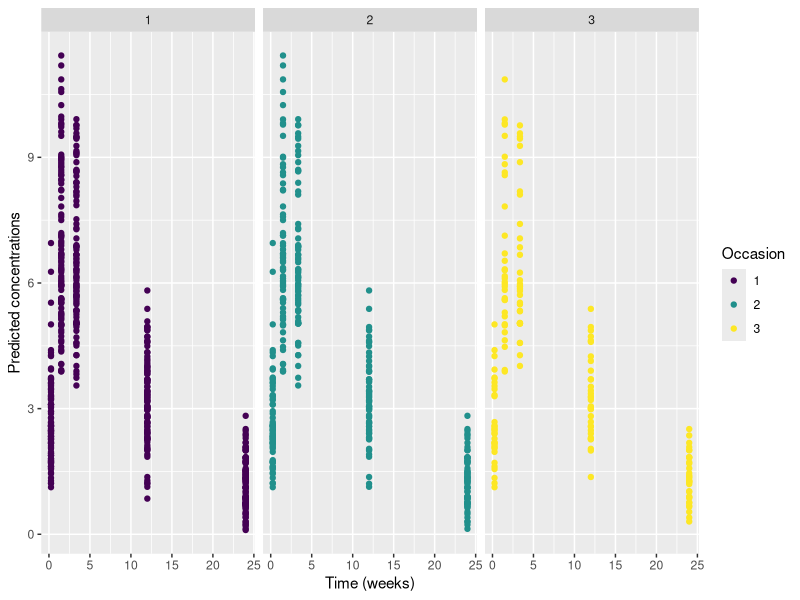
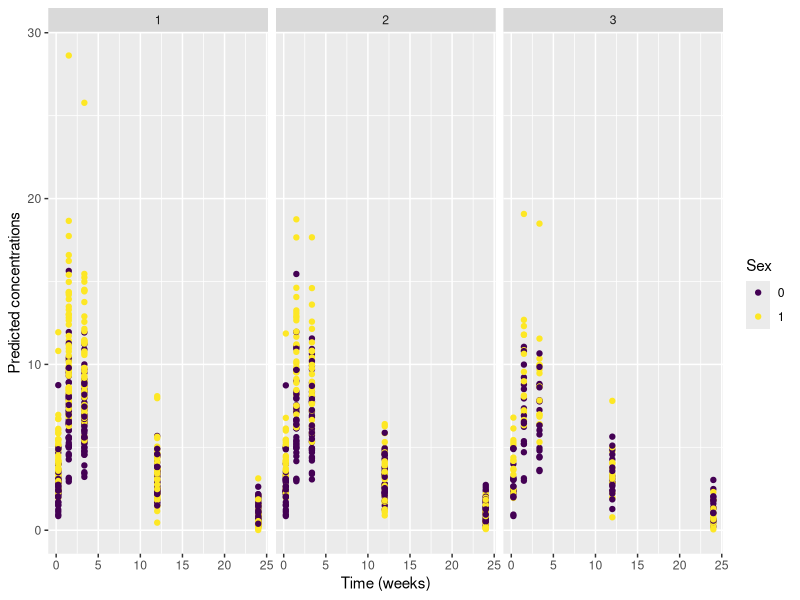

Write the R code that produced these figures, in order. (Note: this script raises an error after producing the figures.)
## ---- chunk 1
# Setting working directory
require("knitr")
knitr::opts_chunk$set(echo = TRUE)

# Libraries
library(ggplot2) 
library(RColorBrewer) 
library(gridExtra)
library(viridis)
library(mvtnorm)

#library(dplyr)
# library(Cairo)

# Working directory
saemixDir<-"/home/eco/work/saemix/saemixextension"
workDir <-getwd()
setwd(workDir)
knitr::opts_chunk$set(root.dir = workDir)

# directory to save simulated data
datDir<-file.path(saemixDir,"data40")
## ---- chunk 2
#################### Design
nsuj <- 100
sampleTimes <- c(0.25, 1.5, 3.35, 12, 24)

#################### Model
# model function
theo1cpt <- function(psi,id,xidep) {
  tim<-xidep[,1]
  dose<-xidep[,2]
  ka<-psi[id,1]
  V<-psi[id,2]
  CL<-psi[id,3]
  ypred <- dose*ka/V/(ka-CL/V)*(exp(-CL/V*tim) - exp(-ka*tim))
  return(ypred)
}

# Parameters
doses <- c(4)
param <- data.frame(ka=1.48, V=0.48, CL=0.04, betaCRCL=0.5)
## IIV
omega.iiv <- rep(0.3,3)
varcovmat<-diag(c(omega.iiv[2],omega.iiv[3])**2) # correlation between delta and CL
varcovmat[1,2]<-varcovmat[2,1]<-0.7*omega.iiv[2]*omega.iiv[3]
## IOV
omega.iov <- c(0.15)
## Residual variability
par.sig <- c(0.1,0.1)

#################### Covariates
## Baseline covariates
### equal number of male and female
### weight ~ N(60,12) in female and N(70,14) in men
male.id <- sort(sample(1:nsuj, nsuj/2, replace=FALSE))
cov.base <- data.frame(id=1:nsuj, sex=1, wt = trunc(rnorm(nsuj, mean=60, sd=12)))
cov.base$sex[male.id]<-0
cov.base$wt[male.id]<-trunc(rnorm(nsuj/2, mean=70, sd=14))

## Occasion specific covariates
### number of occasions between 1 and 3
### comedication ~ Bernoulli(p=0.3) at each occasion
### CLCR at baseline ~ U(min-max)
### normal values: 97 to 137 mL/min for men and 88 to 128 mL/min for women
#### Decrease of 5% (~N(0.05, 0.01)) every month for the purpose of the exercise
nocc <- sample(1:3, size=nsuj, replace=TRUE) # nb of occasions per subject
cov.base$nb.occ <- nocc
cov.occ<-data.frame()
for(i in 1:nsuj) {
  tabsuj<-do.call(rbind,rep(list(cov.base[i,]),nocc[i]))
  tabsuj<-cbind(tabsuj, occ=1:nocc[i])
  crcl<-trunc(runif(1,97,137))-ifelse(cov.base$sex[1]==1,9,0)
  crcl<-c(crcl, round(crcl*rnorm(1,mean=0.95,sd=0.01), digits=2))
  crcl<-c(crcl, round(crcl[2]*rnorm(1,mean=0.95,sd=0.01), digits=2))
  tabsuj<-cbind(tabsuj,crcl=crcl[1:nocc[i]], comed=rbinom(nocc[i],1,0.3))
  cov.occ<-rbind(cov.occ, tabsuj)
}

# Simulation of individual-specific parameters (dataframe psi1)
## No covariates used in the model
psi1 <-data.frame(id=1:nsuj)
# Simulate first random effects for delta and CL, correlated, then all other etas
tab1 <- rmvnorm(nsuj, sigma=varcovmat)
etas <- matrix(rnorm(nsuj*3,mean=0,sd=1), ncol=3)
psi1$ka <- param$ka*exp(etas[,1]*omega.iiv[1])  # log-normal distribution
psi1$V <- param$V*exp(tab1[,1]) # log-normal distribution, omega.iiv already included
psi1$CL<-param$CL*exp(tab1[,2]) # log-normal distribution

psi1.nocov <- psi1

# Adding subject-specific covariates
psi1$V <- param$V*exp(tab1[,1])*(cov.base$wt/70)*(0.7*cov.base$sex+(1-cov.base$sex))
psi1$CL<-param$CL*exp(tab1[,2])*(cov.base$wt/70)^0.75 # log-normal distribution
psi1.cov <- psi1

# Adding IOV
## No covariate
psi1.iov<-NULL
for(isuj in 1:nsuj) {
  psisuj <- do.call(rbind,rep(list(psi1.nocov[isuj,]),nocc[isuj]))
  psisuj$occ<-1:nocc[isuj]
#  eta.iov<-rmvnorm(nocc[isuj],sigma=iovmat)
  eta.iov<-rnorm(1,mean=0,sd=omega.iov)
#  psisuj$CL <-psisuj$CL*exp(eta.iov[,2])
  psisuj$CL <-psisuj$CL*exp(eta.iov)
  psi1.iov<-rbind(psi1.iov, psisuj)
}
psi1.iov$index <- paste0(psi1.iov$id,".",psi1.iov$occ)

psi1.iov.nocov <- psi1.iov

## Adding occasion-specific covariates
psi1.iov<-NULL
for(isuj in 1:nsuj) {
  psisuj <- do.call(rbind,rep(list(psi1.cov[isuj,]),nocc[isuj]))
  psisuj$occ<-1:nocc[isuj]
  #  eta.iov<-rmvnorm(nocc[isuj],sigma=iovmat)
  eta.iov<-rnorm(nocc[isuj],mean=0,sd=omega.iov)
  #  psisuj$CL <-psisuj$CL*exp(eta.iov[,2])
  psisuj$CL <-psisuj$CL*exp(eta.iov)
  psi1.iov<-rbind(psi1.iov, psisuj)
}
psi1.iov$CL <- psi1.iov$CL*(cov.occ$comed*1.3+(1-cov.occ$comed))*(cov.occ$crcl/110)^(param$betaCRCL)
psi1.iov$index <- paste0(psi1.iov$id,".",psi1.iov$occ)

psi1.iov.cov <- psi1.iov
## ---- chunk 3
# Predicted data (same times for each occasion)
xidep1 <- data.frame(tim=rep(sampleTimes,dim(psi1.iov.nocov)[1]), dose=doses[1], matchidx=rep(psi1.iov.nocov$index, each=length(sampleTimes)))
id1<-match(xidep1$matchidx,psi1.iov.nocov$index)
mat1 <- psi1.iov.nocov$index[match(xidep1$matchidx,psi1.iov.nocov$index)]
mat1 <- matrix(unlist(strsplit(mat1,".",fixed=T)), ncol=2, byrow=T)


# Simulated data (adding error)
## No covariate
psi1 <- as.matrix(psi1.iov.nocov[,2:4])
ypred <- theo1cpt(psi1,id1,xidep1)
gpred <- sqrt(par.sig[1]**2 + (ypred*par.sig[2])**2)
ntot<-length(ypred)
simdata<-data.frame(id=as.integer(mat1[,1]), tim=xidep1$tim, occ=as.integer(mat1[,2]), dose=doses[1], ypred=ypred, 
                    ysim=ypred+gpred*rnorm(ntot,0,1))

ggplot(simdata, aes(x=tim, y=ypred, colour=as.factor(occ))) + geom_point() + xlab("Time (weeks)") + ylab("Predicted concentrations")  + scale_color_viridis("Occasion",discrete = TRUE) + facet_wrap(.~occ)

datsim.nocov <- simdata

if(FALSE)
  plot(xidep1$tim, ypred)

# With covariates
psi1 <- as.matrix(psi1.iov.cov[,2:4])
ypred <- theo1cpt(psi1,id1,xidep1)
gpred <- sqrt(par.sig[1]**2 + (ypred*par.sig[2])**2)
ntot<-length(ypred)
simdata<-data.frame(id=as.integer(mat1[,1]), tim=xidep1$tim, occ=as.integer(mat1[,2]), dose=doses[1], ypred=ypred, 
                    ysim=ypred+gpred*rnorm(ntot,0,1))
simdata <- cbind(simdata,
                 cov.base[match(simdata$id,cov.base$id),2:3],
                 cov.occ[id1,c(6,7)])

ggplot(simdata, aes(x=tim, y=ypred, group=as.factor(sex), colour=as.factor(sex))) + geom_point() + xlab("Time (weeks)") + ylab("Predicted concentrations")  + scale_color_viridis("Sex",discrete = TRUE) + facet_wrap(.~occ)

datsim.cov <- simdata

## ---- chunk 4

write.csv(datsim.nocov, file=file.path(datDir,"theoSimul_nocov.csv"), quote=F, row.names = FALSE)

write.csv(datsim.cov, file=file.path(datDir,"theoSimul_cov.csv"), quote=F, row.names = FALSE)

## ---- chunk 5
# design
nsuj <- 100
commonTimes <- c(0, 4, 12, 24)
sampleTimes <- c(1,2,6,8,18,36)

# model function
simul.biomarkers <- function(psi,id,xidep) {
  tim<-xidep[,1]
  dose<-xidep[,2]
  y<-xidep[,3] # not used for the simulation
  ytype<-xidep$ytype
  occ <- xidep$occ
  alpha<-psi[id,1] # biomarker 1
  delta<-psi[id,2]
  ka<-psi[id,3] # biomarker 2
  V<-psi[id,4]
  CL<-psi[id,5]
  p3<-psi[id,6] # biomarker 3
  delta.y1<-psi[id,7]
  delta.y2<-psi[id,8]
  y1 <- alpha+delta*tim
  y2 <- dose*ka/V/(ka-CL/V)*(exp(-CL/V*tim) - exp(-ka*tim))
  logit<-p3+delta.y1*(y1/100)+delta.y2*y2
  pevent<-1/(1+exp(-logit))
  ypred<-rbinom(length(tim),size=1, prob=pevent) # ytype==3
  ypred[ytype==1]<-y1[ytype==1]
  ypred[ytype==2]<-y2[ytype==2]
  return(ypred)
}

# Parameters
doses <-c(50,100,200,400)
param <- data.frame(alpha=100, delta=0.83, ka=1, V=12, CL=2.5, p3=0.3, delta.y1=0.84, delta.y2=-0.0675)
## IIV
omega.iiv <- c(rep(0.2,5),0,0.1,0.1) # SD of the IIV for each parameter (on the eta scale)
varcovmat<-diag(c(omega.iiv[2],omega.iiv[5])**2) # correlation between delta and CL
varcovmat[1,2]<-varcovmat[2,1]<-0.7*omega.iiv[2]*omega.iiv[5]
## IOV
omega.iov <- c(0.1, 0.1) # SD of the IOV for each parameter (on the eta scale)
iovmat <- diag(omega.iov**2) # only IOV for delta and CL
iovmat[1,2]<-iovmat[2,1]<-0.7*omega.iov[1]*omega.iov[2]
## Residual variability
par.sig <- c(10,0.1)
# correlation between 

## Biomarker 1: changes from 100 to 150 on average
## Biomarker 2: peaks around 4 weeks, to a value of 20 with the highest dose (200)
biomark2 <- function(tim, dose,param) {
  dose*param$ka/param$V/(param$ka-param$CL/param$V)*(exp(-param$CL/param$V*tim) - exp(-param$ka*tim))
}
# Biomarker 3: initial probability p3=0.3
## increased probability to 0.7 when biomarker 1 is doubled
### logit(0.3)+delta.y1*2=logit(0.7) => delta.y1 = 0.84
## decreased probability to 0.1 when biomarker 2 is at its peak value (20) on the highest dose
### logit(0.3)+delta.y2*20=logit(0.1) => delta.y2 = -0.0675

# Finding parameters for the 2nd biomarker
if(FALSE) {
  xtim<-c(seq(0,4,0.5),5:36)
  ypl <- data.frame(x=rep(xtim,4), dose=rep(doses, each=length(xtim)), y=0)
  for(idose in doses) ypl$y[ypl$dose==idose]<-biomark2(xtim, idose, param)
  ggplot(data=ypl,aes(x=x, y=y, group=dose, colour=as.factor(dose)))+geom_line() + scale_color_viridis(discrete = TRUE)
}
# Finding parameters for the 3rd biomarker
if(FALSE) {
  (log(.7/.3)-log(.3/.7))/2
  (log(.1/.9)-log(.3/.7))/20
}

# Simulation of individual-specific parameters (dataframe psi1)
## No covariates used in the model
psi1 <-data.frame(id=1:nsuj)
# Simulate first random effects for delta and CL, correlated, then all other etas
tab1 <- rmvnorm(nsuj, sigma=varcovmat)
etas <- matrix(rnorm(nsuj*5,mean=0,sd=1), ncol=5)
psi1$alpha <- param$alpha*(1+etas[,1]*omega.iiv[1])
psi1$delta<-param$delta*(1+tab1[,1]) # normal distribution, omega.iiv already included
psi1$ka <- param$ka*exp(etas[,2]*omega.iiv[3])  # log-normal distribution
psi1$V <- param$V*exp(etas[,3]*omega.iiv[4]) # log-normal distribution, omega.iiv already included
psi1$CL<-param$CL*exp(tab1[,2]) # log-normal distribution
psi1$p3 <- param$p3 # no IIV
psi1$delta.y1 <- param$delta.y1*(1+etas[,4]*omega.iiv[7]) # normal distribution
psi1$delta.y2 <- param$delta.y2*(1+etas[,5]*omega.iiv[8])

psi1.nocov <- psi1

# Adding IOV
nocc <- sample(1:3, size=nsuj, replace=TRUE) # nb of occasions per subject
psi1.iov<-NULL
for(isuj in 1:nsuj) {
  psisuj <- do.call(rbind,rep(list(psi1[isuj,]),nocc[isuj]))
  psisuj$occ<-1:nocc[isuj]
  eta.iov<-rmvnorm(nocc[isuj],sigma=iovmat)
  psisuj$delta <-psisuj$delta*(1+eta.iov[,1])
  psisuj$CL <-psisuj$CL*exp(eta.iov[,2])
  # steady increase in biomarker with time across occasions
  if(nocc[isuj]>1)
    psisuj$alpha[2]<-psisuj$alpha[1]+psisuj$delta[1]*36
  if(nocc[isuj]>2)
    psisuj$alpha[3]<-psisuj$alpha[2]+psisuj$delta[2]*36
  psi1.iov<-rbind(psi1.iov, psisuj)
}
psi1.iov$index <- paste0(psi1.iov$id,".",psi1.iov$occ)

# Simulated data
xidep1 <- data.frame(tim=rep(commonTimes, each=3), dose=doses[1], y=0, ytype=rep(c(1:3),length(commonTimes)), occ=1)

simdata<-NULL
isuj<-1
for(isuj in 1:nsuj) {
  xidep<-xidep1
  idose1 <- sample(1:2,1) # starting dose
  xidep$dose <- doses[idose1]
  if(nocc[isuj]>1) {
  for(iocc in 2:nocc[isuj]) {
    ntim <- sample(0:4,1)
    if(ntim>0) xtime <- sort(c(commonTimes,sample(sampleTimes, ntim)))
    xidep2 <- data.frame(tim=rep(xtime, each=3), dose=doses[idose1+(iocc-1)], y=0, ytype=rep(c(1:3),length(xtime)), occ=iocc)
    xidep<-rbind(xidep, xidep2)
  }
  }
  id.occ<-paste0(rep(isuj,dim(xidep)[1]),".",xidep$occ)
  xid <- match(id.occ, psi1.iov$index)
  ypred<-simul.biomarkers(psi1.iov[,-c(1)], xid, xidep)
  datsuj <- data.frame(id=isuj, time=xidep$tim, dose=xidep$dose, ytype=xidep$ytype, occ=xidep$occ,ypred=round(ypred,digits=2), y=ypred)
  datsuj$y[datsuj$ytype==1] <- round(datsuj$y[datsuj$ytype==1] + par.sig[1]*rnorm(sum(datsuj$ytype==1)), digits=2)
  datsuj$y[datsuj$ytype==2] <- round(datsuj$y[datsuj$ytype==2]*(1 + par.sig[2]*rnorm(sum(datsuj$ytype==2))), digits=2)
  simdata <- rbind(simdata, datsuj)
}

if(FALSE) {
  ggplot(datsuj, aes(x=time, y=ypred, group=ytype, colour=as.factor(ytype))) + geom_point() + xlab("Time (weeks)") + ylab("Responses")  + scale_color_viridis("Occasion",discrete = TRUE) + facet_wrap(.~occ)

ggplot(datsuj, aes(x=time, y=ypred, group=occ, colour=as.factor(ytype))) + geom_point() + geom_line() + xlab("Time (weeks)") + ylab("Responses")  + scale_color_viridis("Response",discrete = TRUE) + facet_wrap(.~ytype, scales="free_y")

ggplot(datsuj, aes(x=time, y=y, group=occ, colour=as.factor(ytype))) + geom_point(aes(shape=as.factor(occ))) + geom_line() + xlab("Time (weeks)") + ylab("Responses")  + scale_color_viridis("Response",discrete = TRUE) + scale_shape(name = "Occasion") + facet_wrap(.~ytype, scales="free_y")

}

# Plot for one subject with 3 occasions
isuj <- unique(simdata$id[simdata$occ==3])[1]
datsuj<-simdata[simdata$id==isuj,]
ggplot(datsuj, aes(x=time, y=y, group=occ, colour=as.factor(occ))) + geom_point(aes(shape=as.factor(ytype))) + geom_line(data = subset(simdata, ytype<3)) + xlab("Time (weeks)") + ylab("Responses")  + scale_color_viridis("Occasion",discrete = TRUE) + scale_shape(name = "Response") + facet_wrap(.~ytype, scales="free_y")

# Plot for all subjects
ggplot(simdata, aes(x=time, y=y, group=id, colour=as.factor(occ))) + geom_point(aes(shape=as.factor(ytype))) + geom_line(data = subset(simdata, ytype<3)) + xlab("Time (weeks)") + ylab("Responses")  + scale_color_viridis("Occasion",discrete = TRUE) + scale_shape(name = "Response") + facet_wrap(occ~ytype, scales="free_y")

# Probably need to transform biomarker 3 into % of responses at each time to visualise response 3

## ---- chunk 6

write.csv(simdata, file=file.path(datDir,"complexSimulation_nocov.csv"), quote=F, row.names = FALSE)

## ---- chunk 7
# Covariates
## Baseline covariates
### equal number of male and female
### weight ~ N(60,12) in female and N(70,14) in men
### age ~ N(60, 9)
male.id <- sort(sample(1:nsuj, nsuj/2, replace=FALSE))
cov.base <- data.frame(id=1:nsuj, sex=1, age=trunc(rnorm(nsuj,mean=60,sd=9)), wt = trunc(rnorm(nsuj, mean=60, sd=12)))
cov.base$sex[male.id]<-0
cov.base$wt[male.id]<-trunc(rnorm(nsuj/2, mean=70, sd=14))

## Occasion specific covariates
### number of occasions between 1 and 3
### Scr at baseline ~ LN(1,0.1)
#### Increase of 10% (~N(0.1, 0.01)) every year
### Compute CRCL as a function of Scr, age, wt and sex (ml/min)
### comedication ~ Bernoulli(p=0.3) at each occasion
cov.base$nb.occ <- nocc
cov.occ<-data.frame()
for(i in 1:nsuj) {
  tabsuj<-do.call(rbind,rep(list(cov.base[i,]),nocc[i]))
  tabsuj<-cbind(tabsuj, occ=1:nocc[i])
# Scr: mg/dL
  scr<-round(exp(0.15*rnorm(1, mean=0, sd=1)), digits=2)*ifelse(cov.base$sex[1]==1,0.85,1.05)
  scr<-c(scr, round(scr*rnorm(1,mean=1.1,sd=0.01), digits=2))
  scr<-c(scr,round(scr[2]*rnorm(1,mean=1.1,sd=0.01), digits=2))
  tabsuj<-cbind(tabsuj,scr=scr[1:nocc[i]], comed=rbinom(nocc[i],1,0.3))
  cov.occ<-rbind(cov.occ, tabsuj)
}
colnames(cov.occ)[1:4]<-colnames(cov.base)[1:4]
cov.occ$crcl<-(140-cov.occ$age)*cov.occ$wt/(72*cov.occ$scr)* (1*(1-cov.occ$sex)+0.85*cov.occ$sex)

# Cockroft-Gault equation (mL/min)
# CrCl = [(140 – Age) × Mass (kg) × 0.85 if female] / 72 × [Serum Creatinine (mg/dL)]
# Adult (< 40 years) reference ranges for creatinine clearance are as follows [1] :
#    Male: 107-139 mL/min or 1.78-2.32 mL/s (SI units)
#    Female: 87-107 mL/min or 1.45-1.78 mL/s (SI units)
# Normal serum creatinine ranges are:
#   0.6–1.1 mg/dL in women and adolescents aged 16 and older
#   0.8–1.3 mg/dL in men and adolescents aged 16 and older
#    0.2 or more in infants, depending on muscle development
### Pb: the predicted CrCL values are much lower than the normal range even though all variables have been simulated and Scr within the normal ranges...

# CKD-EPI equation - 2021 (ml/min for 1.73m2 BSA)
# cov.occ$gfr <- 141*min(cov.occ$scr/ifelse(cov.occ$sex==1,0.7,0.9), 1)^(ifelse(cov.occ$sex==1,-0.329,-0.411)) * max(cov.occ$scr/ifelse(cov.occ$sex==1,0.7,0.9), 1)^(-1.209)*0.993^cov.occ$age*(1*(1-cov.occ$sex)+1.018*cov.occ$sex)

cov.occ$egfr <- 142*min(c(cov.occ$scr/ifelse(cov.occ$sex==1,0.7,0.9), 1))^(ifelse(cov.occ$sex==1,-0.241,-0.302)) * max(c(cov.occ$scr/ifelse(cov.occ$sex==1,0.7,0.9), 1))^(-1.2)*0.9938^(cov.occ$age)*(1*(1-cov.occ$sex)+1.012*cov.occ$sex)
# another completely different value and even lower than the normal range :-/
# normal values: 116 (at 20) to 76 (at 70)
# here: 43 to 56...
